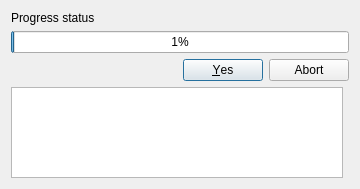
<?xml version="1.0" encoding="UTF-8"?>
<ui version="4.0">
 <class>ScriptProgressDialog</class>
 <widget class="QDialog" name="ScriptProgressDialog">
  <property name="geometry">
   <rect>
    <x>0</x>
    <y>0</y>
    <width>360</width>
    <height>189</height>
   </rect>
  </property>
  <property name="minimumSize">
   <size>
    <width>360</width>
    <height>0</height>
   </size>
  </property>
  <property name="windowTitle">
   <string>MFC Convert Dialog</string>
  </property>
  <property name="windowIcon">
   <iconset resource="../gui/gui.qrc">
    <normaloff>:/gui/icons/knut-16.png</normaloff>:/gui/icons/knut-16.png</iconset>
  </property>
  <layout class="QGridLayout" name="gridLayout">
   <item row="0" column="0" colspan="2">
    <widget class="QLabel" name="progressStatusLabel">
     <property name="text">
      <string>Progress status</string>
     </property>
    </widget>
   </item>
   <item row="1" column="0" colspan="2">
    <widget class="QProgressBar" name="conversionProgressBar">
     <property name="value">
      <number>1</number>
     </property>
    </widget>
   </item>
   <item row="2" column="0" colspan="2">
    <widget class="QDialogButtonBox" name="buttonBox">
     <property name="standardButtons">
      <set>QDialogButtonBox::Abort|QDialogButtonBox::Yes</set>
     </property>
     <property name="centerButtons">
      <bool>false</bool>
     </property>
    </widget>
   </item>
   <item row="3" column="0">
    <widget class="QPlainTextEdit" name="logsWidget"/>
   </item>
  </layout>
 </widget>
 <resources>
  <include location="../gui/gui.qrc"/>
 </resources>
 <connections/>
</ui>
